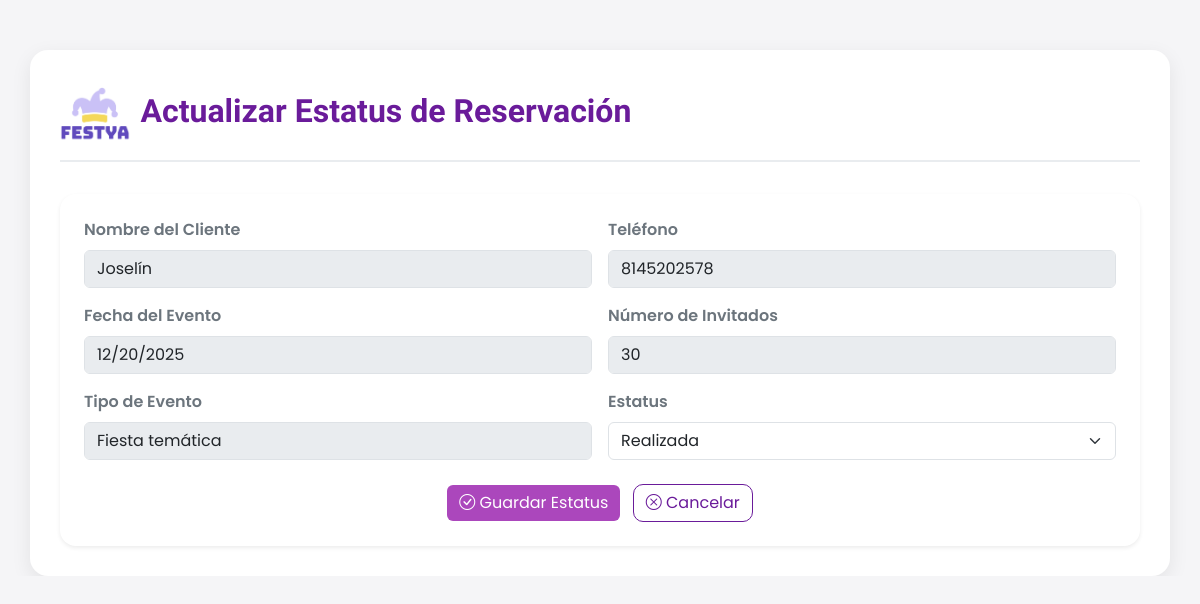
/reservaciones/empleado/actualizar/2/ (signed in), run on the app's committed database.
### reservaciones/models.py (models this page shows, shortened)
class Reservacion(models.Model):
    ESTATUS = [
        ("pendiente", "Pendiente"),
        ("confirmada", "Confirmada"),
        ("realizada", "Realizada"),
    ]
    nombreCliente = models.CharField(max_length=100)
    telefono = models.CharField(max_length=10, validators=[MinLengthValidator(10)])
    fechaEvento = models.DateField()
    numInvitados = models.PositiveSmallIntegerField(
        validators=[MinValueValidator(1), MaxValueValidator(50)],
        help_text="1 a 50 invitados permitidos"
    )
    estatus = models.CharField(max_length=10, choices=ESTATUS, default="pendiente")
    tipoEvento = models.ForeignKey(TipoEvento, on_delete=models.PROTECT)

class TipoEvento(models.Model):
    nombre = models.CharField(max_length=50, unique=True)

### reservaciones/views.py (the view)
# urls.py: path('empleado/actualizar/<int:id>/', views.actualizar_estatus_empleado, name='actualizar_estatus_empleado'),
@login_required
def actualizar_estatus_empleado(request, id):
    reservacion = get_object_or_404(Reservacion, id=id)
    if request.method == 'POST':
        reservacion.estatus = request.POST.get('estatus')
        reservacion.save()
        return redirect('gestion_empleado')
    return render(request, 'reservaciones/actualizar_empleado.html', {
        'reservacion': reservacion,
    })

### reservaciones/templates/reservaciones/actualizar_empleado.html (shortened to what this page needs)
{% extends 'base.html' %}
{% load static %}
{% block content %}
<link href="https://cdn.jsdelivr.net/npm/bootstrap@5.3.0/dist/css/bootstrap.min.css" rel="stylesheet">
<link rel="stylesheet" href="{% static 'reservaciones/css/gestion_admin.css' %}">
<div class="container">
    <div class="header-admin">
        <div class="d-flex align-items-center">
            <img src="{% static 'reservaciones/img/LOGO.png' %}" alt="Logo">
            <h2>Actualizar Estatus de Reservación</h2>
        </div>
    </div>
    <form method="POST" class="p-4 shadow-sm rounded-4">
        <div class="row g-3">
            <div class="col-md-6">
                <label class="form-label fw-semibold text-secondary">Nombre del Cliente</label>
                <input type="text" name="nombreCliente" class="form-control"
                       value="{{ reservacion.nombreCliente }}" disabled>
                       </div>
            <div class="col-md-6">
                <label class="form-label fw-semibold text-secondary">Teléfono</label>
                <input type="text" name="telefono" class="form-control"
                       value="{{ reservacion.telefono }}" disabled>
            </div>
            <div class="col-md-6">
                <label class="form-label fw-semibold text-secondary">Fecha del Evento</label>
                <input type="date" name="fechaEvento" class="form-control"
                       value="{{ reservacion.fechaEvento|date:'Y-m-d' }}" disabled>
            </div>
            <div class="col-md-6">
                <label class="form-label fw-semibold text-secondary">Número de Invitados</label>
                <input type="number" name="numInvitados" class="form-control"
                       value="{{ reservacion.numInvitados }}" disabled>
            </div>
            <div class="col-md-6">
                <label class="form-label fw-semibold text-secondary">Tipo de Evento</label>
                <input type="text" class="form-control"
                       value="{{ reservacion.tipoEvento.nombre }}" disabled>
            </div>
            <div class="col-md-6">
                <label class="form-label fw-semibold text-secondary">Estatus</label>
                <select name="estatus" class="form-select">
                    {% if reservacion.estatus == "realizada" %}
                        <option value="realizada" selected>Realizada</option>
                    {% else %}
                        <option value="realizada">Realizada</option>
                    {% endif %}
                </select>
            </div>
        </div>
        <div class="text-center mt-4">
            <button type="submit" class="btn btn-actualizar">
                <i class="bi bi-check-circle"></i> Guardar Estatus
            </button>
            <a href="{% url 'gestion_empleado' %}" class="btn btn-regresar ms-2">
                <i class="bi bi-x-circle"></i> Cancelar
            </a>
        </div>
    </form>
</div>
{% endblock %}

### inicio/static/css/styles.css (style rules this page uses)
:root { --primario: #604abd; --secundario: #cac1f6; --secundario-light: #f1eeff; --secundario-dark: #837aae; --terciario: #f4d85a; --terciario-light: #fff6cd; --terciario-dark: #dbbc40; --blanco: #fff; --semi-blanco: #f8f8f8; --gris: #efefef; --gris-fuerte: #4b4b4b; --negro: #343434; --transparente: rgba(255, 255, 255, 0); --shadow: rgba(165,145,239,0.30); }
html { font-size: 100%; width: 100%; max-width: 100%; overflow-x: hidden; }
body { font-family: 'Poppins', sans-serif; font-size: 1rem; margin: 0; padding: 0; width: 100%; max-width: 100%; overflow-x: hidden; }
h2 { font-family: 'Bungee'; font-size: 3rem; }
.btn { border-radius: 5px; padding: 8px 15px; transition: ease 0.3s; }

### reservaciones/static/reservaciones/css/gestion_admin.css (style rules this page uses)
body { background-color: #f5f5f7; font-family: "Poppins", sans-serif; color: #333; }
.container { background: #fff; border-radius: 18px; padding: 30px; box-shadow: 0 6px 20px rgba(0, 0, 0, 0.08); margin-top: 50px; transition: all 0.3s ease; }
.header-admin { display: flex; justify-content: space-between; align-items: center; margin-bottom: 2rem; border-bottom: 2px solid #e9ecef; padding-bottom: 10px; }
.header-admin img { height: 70px; }
.header-admin h2 { color: #6a1b9a; font-weight: 600; margin-left: 10px; }
.btn-regresar { background-color: #fff; border: 1.5px solid #6a1b9a; color: #6a1b9a; border-radius: 10px; transition: all 0.3s ease; }
.btn-actualizar { background-color: #ab47bc; color: #fff; border: none; }

### data on the page
Reservacion: nombreCliente "Joselín", telefono "8145202578", fechaEvento "12/20/2025", numInvitados "30", tipoEvento.nombre "Fiesta temática", estatus "Realizada"
